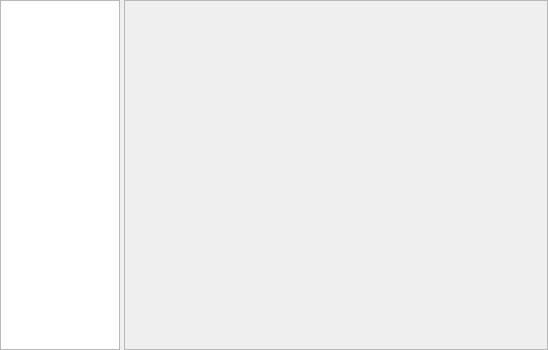
<?xml version="1.0" encoding="UTF-8"?>
<ui version="4.0">
 <class>PartialsModuleWidget</class>
 <widget class="QWidget" name="PartialsModuleWidget">
  <property name="geometry">
   <rect>
    <x>0</x>
    <y>0</y>
    <width>548</width>
    <height>350</height>
   </rect>
  </property>
  <property name="sizePolicy">
   <sizepolicy hsizetype="Expanding" vsizetype="Expanding">
    <horstretch>0</horstretch>
    <verstretch>0</verstretch>
   </sizepolicy>
  </property>
  <property name="windowTitle">
   <string>Partials Controls</string>
  </property>
  <layout class="QHBoxLayout" name="horizontalLayout_3">
   <property name="spacing">
    <number>4</number>
   </property>
   <property name="leftMargin">
    <number>0</number>
   </property>
   <property name="topMargin">
    <number>0</number>
   </property>
   <property name="rightMargin">
    <number>0</number>
   </property>
   <property name="bottomMargin">
    <number>0</number>
   </property>
   <item>
    <widget class="QWidget" name="ControlsWidget" native="true">
     <property name="sizePolicy">
      <sizepolicy hsizetype="Minimum" vsizetype="Expanding">
       <horstretch>1</horstretch>
       <verstretch>0</verstretch>
      </sizepolicy>
     </property>
     <property name="maximumSize">
      <size>
       <width>120</width>
       <height>16777215</height>
      </size>
     </property>
     <property name="baseSize">
      <size>
       <width>0</width>
       <height>0</height>
      </size>
     </property>
     <layout class="QHBoxLayout" name="horizontalLayout_2">
      <property name="spacing">
       <number>4</number>
      </property>
      <property name="leftMargin">
       <number>0</number>
      </property>
      <property name="topMargin">
       <number>0</number>
      </property>
      <property name="rightMargin">
       <number>0</number>
      </property>
      <property name="bottomMargin">
       <number>0</number>
      </property>
      <item>
       <widget class="MimeTreeWidget" name="SourcesTree">
        <property name="sizePolicy">
         <sizepolicy hsizetype="Expanding" vsizetype="Expanding">
          <horstretch>0</horstretch>
          <verstretch>0</verstretch>
         </sizepolicy>
        </property>
        <attribute name="headerVisible">
         <bool>false</bool>
        </attribute>
        <column>
         <property name="text">
          <string notr="true">1</string>
         </property>
        </column>
       </widget>
      </item>
     </layout>
    </widget>
   </item>
   <item>
    <widget class="QWidget" name="MainWidget" native="true">
     <property name="sizePolicy">
      <sizepolicy hsizetype="Expanding" vsizetype="Expanding">
       <horstretch>99</horstretch>
       <verstretch>99</verstretch>
      </sizepolicy>
     </property>
     <layout class="QHBoxLayout" name="horizontalLayout">
      <property name="spacing">
       <number>4</number>
      </property>
      <property name="leftMargin">
       <number>0</number>
      </property>
      <property name="topMargin">
       <number>0</number>
      </property>
      <property name="rightMargin">
       <number>0</number>
      </property>
      <property name="bottomMargin">
       <number>0</number>
      </property>
      <item>
       <widget class="QFrame" name="PlotWidget">
        <property name="sizePolicy">
         <sizepolicy hsizetype="Expanding" vsizetype="Expanding">
          <horstretch>0</horstretch>
          <verstretch>0</verstretch>
         </sizepolicy>
        </property>
        <property name="acceptDrops">
         <bool>true</bool>
        </property>
        <property name="frameShape">
         <enum>QFrame::StyledPanel</enum>
        </property>
        <property name="frameShadow">
         <enum>QFrame::Sunken</enum>
        </property>
       </widget>
      </item>
     </layout>
    </widget>
   </item>
  </layout>
  <zorder>MainWidget</zorder>
  <zorder>ControlsWidget</zorder>
 </widget>
 <customwidgets>
  <customwidget>
   <class>MimeTreeWidget</class>
   <extends>QTreeWidget</extends>
   <header>gui/mimetreewidget.hui</header>
  </customwidget>
 </customwidgets>
 <resources>
  <include location="../../../gui/icons.qrc"/>
 </resources>
 <connections/>
</ui>
